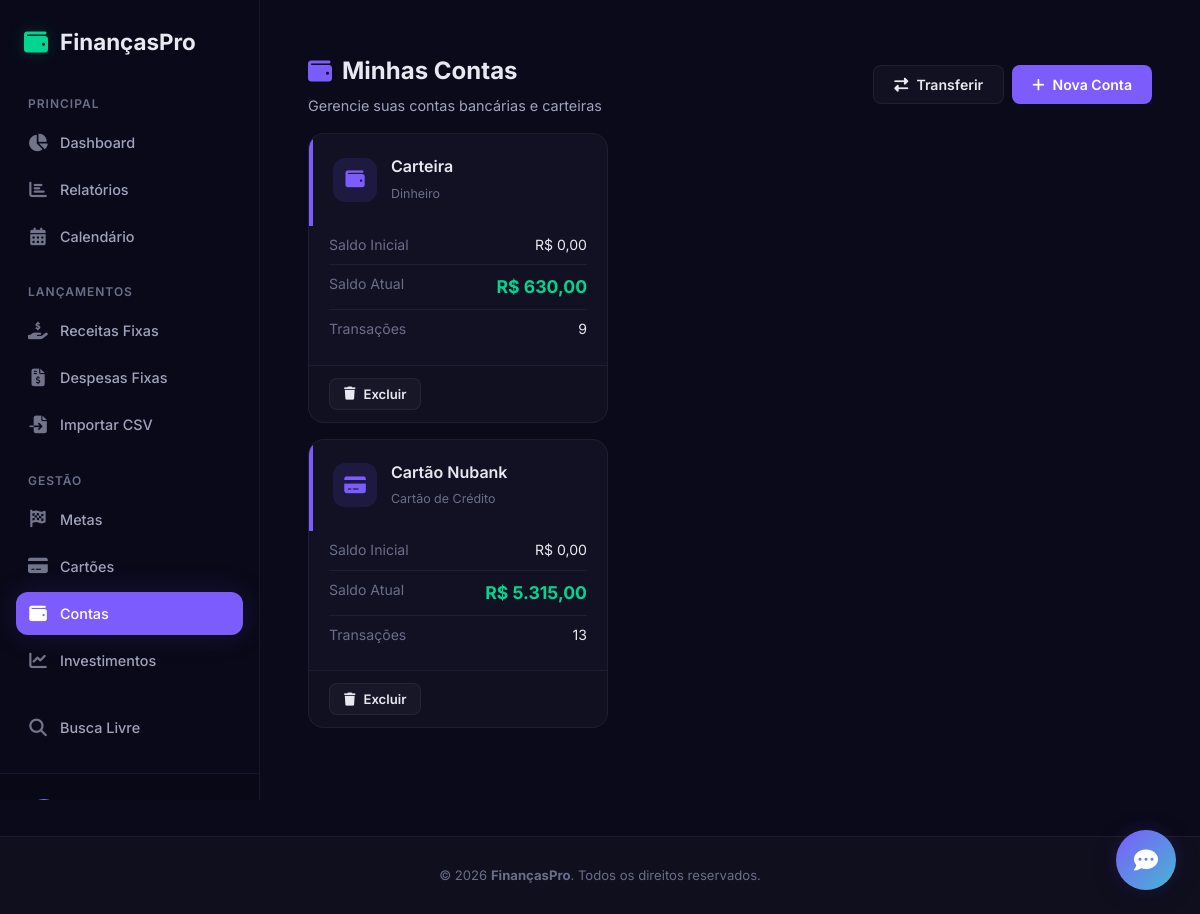
Screenshot of /contas with the database file from the repository.
### app.py (models this page shows, shortened)
class Conta(db.Model):
    id = db.Column(db.Integer, primary_key=True)
    nome = db.Column(db.String(100), nullable=False)
    tipo = db.Column(db.String(30), nullable=False)  # corrente, poupanca, cartao, dinheiro, investimento
    saldo_inicial = db.Column(db.Float, default=0.0)
    cor = db.Column(db.String(7), default='#7c5cfc')
    icone = db.Column(db.String(30), default='fa-wallet')
    ativo = db.Column(db.Boolean, default=True)
    usuario_id = db.Column(db.Integer, db.ForeignKey('usuario.id'), nullable=False)
    transacoes = db.relationship('Transacao', backref='conta', lazy=True)
    transacoes_fixas = db.relationship('TransacaoFixa', backref='conta', lazy=True)
    @property
    def saldo_atual(self):
        receitas = sum(t.valor for t in self.transacoes if t.tipo == 'receita')
        despesas = sum(t.valor for t in self.transacoes if t.tipo == 'despesa')
        return self.saldo_inicial + receitas - despesas
    @property
    def tipo_label(self):
        labels = {
            'corrente': 'Conta Corrente',
            'poupanca': 'Poupança',
            'cartao': 'Cartão de Crédito',
            'dinheiro': 'Dinheiro',
            'investimento': 'Investimento'
        }
        return labels.get(self.tipo, self.tipo)

class Transacao(db.Model):
    id = db.Column(db.Integer, primary_key=True)
    tipo = db.Column(db.String(10), nullable=False)
    valor = db.Column(db.Float, nullable=False)
    descricao = db.Column(db.String(200))
    data = db.Column(db.DateTime, default=datetime.utcnow)
    usuario_id = db.Column(db.Integer, db.ForeignKey('usuario.id'), nullable=False)
    conta_id = db.Column(db.Integer, db.ForeignKey('conta.id'), nullable=True)
    categoria_id = db.Column(db.Integer, db.ForeignKey('categoria.id'), nullable=True)
    comprovante = db.Column(db.String(200), nullable=True)  # filename of receipt
    parcela_grupo_id = db.Column(db.String(36), nullable=True)  # UUID do grupo
    parcela_num = db.Column(db.Integer, nullable=True)  # ex: 3
    parcela_total = db.Column(db.Integer, nullable=True)  # ex: 12
    tags = db.relationship('Tag', secondary=transacao_tags, lazy='subquery',
                           backref=db.backref('transacoes', lazy=True))

### app.py (the view)
@app.route('/contas')
def contas():
    usuario = get_user()
    contas = Conta.query.filter_by(usuario_id=usuario.id).all()
    return render_template('contas.html', contas=contas)

### app.py (called while the page is built, shortened)
def get_user():
    usuario = Usuario.query.first()
    return usuario

@app.before_request
def processar_automaticos():
    if request.path.startswith('/static/'):
        return
    usuario = get_user()
    if not usuario:
        return
    hoje = date.today()
    chave_cache = f"{usuario.id}_{hoje.isoformat()}"
    if chave_cache in cache_processamento:
        return

@app.context_processor
def inject_user():
    return dict(usuario=get_user(), now=datetime.utcnow)

def processar_automaticos(usuario):
    hoje = date.today()
    chave = f"{usuario.id}-{hoje.isoformat()}"
    if chave in _automaticos_cache:
        return

@app.before_request
def auto_processar():
    if request.endpoint and request.endpoint != 'static':
        try:
            usuario = Usuario.query.first()
            if usuario:
                processar_automaticos(usuario)
        except Exception:
            pass

@app.template_filter('brl')
def format_brl(value):
    try:
        return f"R$ {value:,.2f}".replace(',', 'X').replace('.', ',').replace('X', '.')
    except (ValueError, TypeError):
        return "R$ 0,00"

### templates/contas.html (shortened to what this page needs)
{% extends 'base.html' %}
{% block content %}
<section class="page-section">
    <div class="page-header">
        <div>
            <h1><i class="fas fa-wallet"></i> Minhas Contas</h1>
            <p class="page-subtitle">Gerencie suas contas bancárias e carteiras</p>
        </div>
        <div style="display: flex; gap: 8px;">
            <button class="btn btn-glass" onclick="openModal('transferContaModal')">
                <i class="fas fa-exchange-alt"></i> Transferir
            </button>
            <button class="btn btn-primary" onclick="openModal('addContaModal')">
                <i class="fas fa-plus"></i> Nova Conta
            </button>
        </div>
    {% if contas %}
    <div class="cards-grid">
        {% for c in contas %}
        <div class="account-card">
            <div class="account-card-header" style="border-left: 4px solid {{ c.cor }}">
                <div class="account-card-icon" style="background: {{ c.cor }}20; color: {{ c.cor }}">
                    <i class="fas {{ c.icone }}"></i>
                </div>
                <div>
                    <h3>{{ c.nome }}</h3>
                    <span class="account-card-type">{{ c.tipo_label }}</span>
                </div>
            </div>
            <div class="account-card-body">
                <div class="account-card-row">
                    <span>Saldo Inicial</span>
                    <span>{{ c.saldo_inicial|brl }}</span>
                </div>
                <div class="account-card-row">
                    <span>Saldo Atual</span>
                    <span class="{% if c.saldo_atual >= 0 %}text-green{% else %}text-red{% endif %}"
                        style="font-weight: 700; font-size: 1.1rem">
                        {{ c.saldo_atual|brl }}
                    </span>
                </div>
                <div class="account-card-row">
                    <span>Transações</span>
                    <span>{{ c.transacoes|length }}</span>
                </div>
            </div>
            <div class="account-card-actions">
                <form action="{{ url_for('excluir_conta', id=c.id) }}" method="POST"
                    onsubmit="return confirm('Excluir esta conta e desvincular transações?')">
                    <button type="submit" class="btn btn-glass btn-sm">
                        <i class="fas fa-trash"></i> Excluir
                    </button>
                </form>
            </div>
        </div>
        {% endfor %}
    </div>
    {% endif %}
</section>
{% endblock %}

### static/style.css (style rules this page uses)
*, *::before, *::after { margin: 0; padding: 0; box-sizing: border-box; }
:root { --bg-primary: #0a0a1a; --bg-secondary: #0f0f1e; --bg-card: rgba(20, 20, 40, 0.7); --bg-card-hover: rgba(30, 30, 55, 0.8); --bg-input: rgba(15, 15, 35, 0.8); --bg-glass: rgba(255, 255, 255, 0.03); --border-color: rgba(255, 255, 255, 0.06); --border-accent: rgba(124, 92, 252, 0.3); --text-primary: #e8e8f0; --text-secondary: #a0a3bd; --text-muted: #6b6e8a; --accent-purple: #7c5cfc; --accent-purple-glow: rgba(124, 92, 252, 0.2); --accent-green: #00d68f; --accent-green-glow: rgba(0, 214, 143, 0.2); --accent-red: #ff4757; --accent-red-glow: rgba(255, 71, 87, 0.2); --accent-blue: #45b7d1; --accent-yellow: #ffd93d; --radius-sm: 8px; --radius-md: 12px; --radius-lg: 16px; --radius-xl: 24px; --shadow-sm: 0 2px 8px rgba(0, 0, 0, 0.2); --shadow-md: 0 4px 24px rgba(0, 0, 0, 0.3); --shadow-lg: 0 8px 48px rgba(0, 0, 0, 0.4); --shadow-glow-purple: 0 0 30px rgba(124, 92, 252, 0.15); --shadow-glow-green: 0 0 30px rgba(0, 214, 143, 0.15); --transition: 0.3s cubic-bezier(0.4, 0, 0.2, 1); --font: 'Inter', -apple-system, BlinkMacSystemFont, sans-serif; }
html { scroll-behavior: smooth; }
body { font-family: var(--font); background: var(--bg-primary); color: var(--text-primary); line-height: 1.6; min-height: 100vh; -webkit-font-smoothing: antialiased; }
.btn { display: inline-flex; align-items: center; gap: 8px; padding: 10px 20px; border: none; border-radius: var(--radius-sm); font-family: var(--font); font-size: 0.88rem; font-weight: 600; cursor: pointer; transition: var(--transition); white-space: nowrap; }
.btn-primary { background: var(--accent-purple); color: #fff; }
.btn-glass { background: var(--bg-glass); color: var(--text-primary); border: 1px solid var(--border-color); }
.btn-sm { padding: 7px 14px; font-size: 0.82rem; }
.text-green { color: var(--accent-green); }
.page-section { padding: 28px 24px 60px; max-width: 1100px; margin: 0 auto; }
.page-header { display: flex; align-items: center; justify-content: space-between; margin-bottom: 24px; flex-wrap: wrap; gap: 16px; }
.page-header h1 { font-size: 1.5rem; font-weight: 700; display: flex; align-items: center; gap: 10px; }
.page-header h1 i { color: var(--accent-purple); }
.page-subtitle { color: var(--text-secondary); font-size: 0.9rem; margin-top: 4px; }
.cards-grid { display: grid; grid-template-columns: repeat(auto-fill, minmax(300px, 1fr)); gap: 16px; }
.account-card { background: var(--bg-card); border: 1px solid var(--border-color); border-radius: var(--radius-lg); overflow: hidden; transition: var(--transition); }
.account-card-header { display: flex; align-items: center; gap: 14px; padding: 20px; }
.account-card-icon { width: 44px; height: 44px; border-radius: var(--radius-md); display: flex; align-items: center; justify-content: center; font-size: 1.2rem; }
.account-card-header h3 { font-size: 1rem; font-weight: 600; }
.account-card-type { font-size: 0.78rem; color: var(--text-muted); }
.account-card-body { padding: 0 20px 16px; }
.account-card-row { display: flex; justify-content: space-between; padding: 8px 0; border-bottom: 1px solid var(--border-color); font-size: 0.88rem; }
.account-card-row:last-child { border-bottom: none; }
.account-card-row span:first-child { color: var(--text-muted); }
.account-card-actions { padding: 12px 20px; border-top: 1px solid var(--border-color); background: rgba(15, 15, 30, 0.3); }

### rows the page displays
Conta: nome "Carteira", tipo_label "Dinheiro", saldo_inicial|brl "R$ 0,00", saldo_atual|brl "R$ 630,00", transacoes|length "9"
Conta: nome "Cartão Nubank", tipo_label "Cartão de Crédito", saldo_inicial|brl "R$ 0,00", saldo_atual|brl "R$ 5.315,00", transacoes|length "13"
